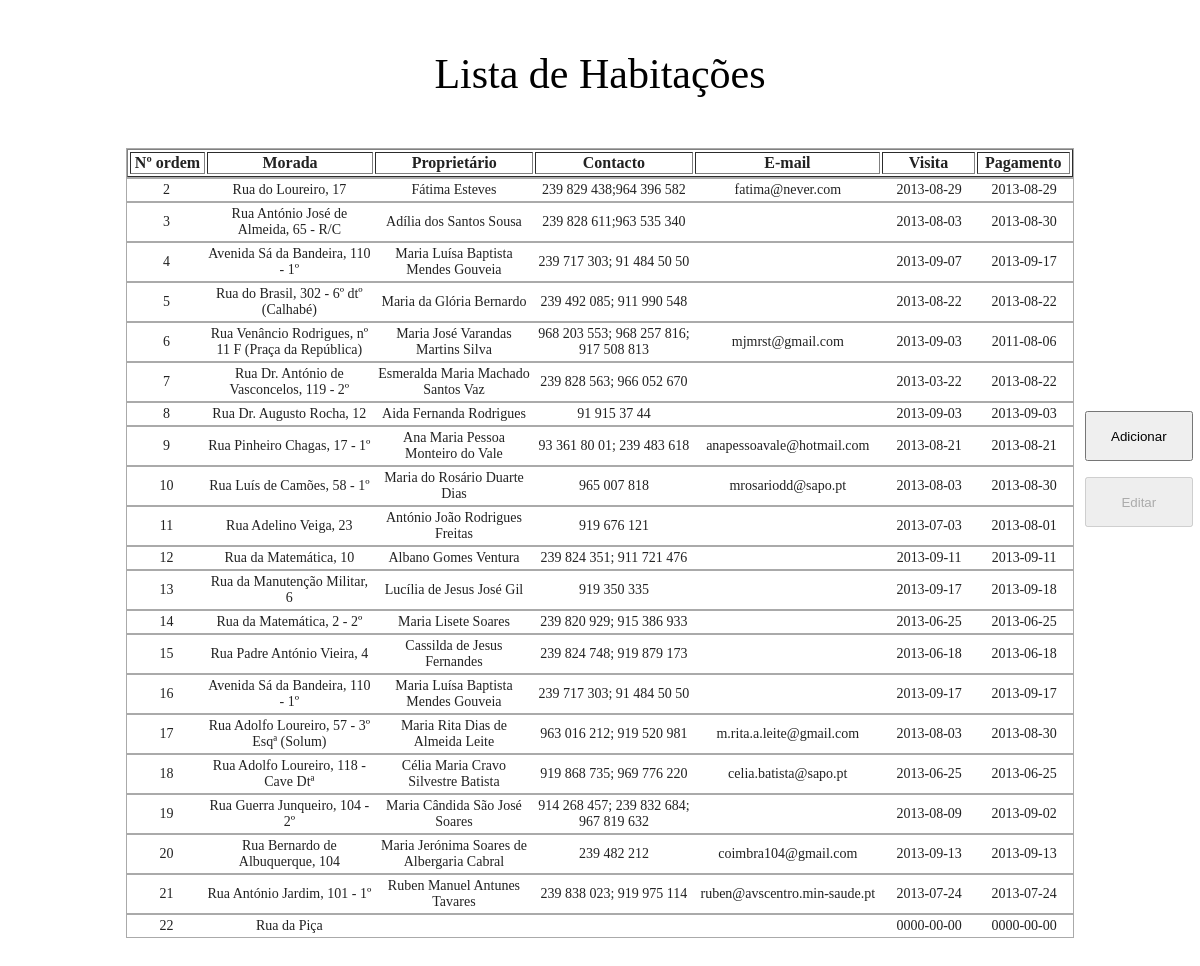
Page /site/admin/lista.php on the committed database.
### tables this page shows
CREATE TABLE IF NOT EXISTS `ordens` (
  `ID` int(13) unsigned NOT NULL AUTO_INCREMENT,
  `Visivel` tinyint(1) NOT NULL,
  `Certificacao` tinyint(1) NOT NULL,
  `Senhorio` tinyint(1) NOT NULL,
  `Lavagem_roupa` tinyint(1) NOT NULL,
  `Mobilado` tinyint(1) NOT NULL,
  `Animais` tinyint(1) NOT NULL,
  `Visitas` tinyint(1) NOT NULL,
  `Agua` tinyint(1) NOT NULL,
  `Luz` tinyint(1) NOT NULL,
  `Gas` tinyint(1) NOT NULL,
  `Internet` tinyint(1) NOT NULL,
  `Outras_despesas` varchar(64) NOT NULL,
  `Morada` varchar(256) NOT NULL,
  `Zona` varchar(4) NOT NULL,
  `Proprietario` varchar(64) NOT NULL,
  `Contacto` varchar(64) NOT NULL,
  `Email` varchar(64) NOT NULL,
  `Inscricao_ano` year(4) NOT NULL,
  `Numero_pessoas` int(7) NOT NULL,
  `Min_meses` int(7) NOT NULL,
  `Sexo` set('Masculino','Feminino','Ambos') NOT NULL,
  `Cozinha` int(2) NOT NULL,
  `Casa_de_banho` int(2) NOT NULL,
  `Dimensoes` int(2) NOT NULL,
  `Estado_casa` int(2) NOT NULL,
  `Avaliador` varchar(64) NOT NULL,
  `Tipo` set('Apartamento','Quarto','Residencia','Republica') NOT NULL,
  `Visita` date NOT NULL,
  `Pagamento` date NOT NULL,
  PRIMARY KEY (`ID`)
);

### site/lib/QuickSQL.php (called while the page is built, shortened)
<?
	class QuickSQL {
		function __construct($db, $user, $password) {
			if (!$this->connection = mysql_connect('localhost', $user, $password))
				return $this->loginFailed = true;
			$tables = $this->Query('SHOW TABLES');
		}
		function Query($query) {
			if (!$result = mysql_query($query, $this->connection))
				$this->Error(mysql_error() . '<br>Query: ' . $query);
			return $result;
		}
	}
	class QuickSQLTable {
		function __construct($db, $name) {
			$this->name = $name;
			$this->db = $db;
		}
		function Find($fields, $cond) {
			$result = $this->Select($fields, $cond);
			$array = array();
			while ($entry = mysql_fetch_assoc($result))
				$array[] = $entry;
			return $array;
		}
		function Select($fields, $cond) {
			return $this->Query("SELECT $fields FROM $this->name $cond");
		}
		function Query($query) {
			return $this->db->Query($query);
		}
	}
?>

### site/database.php (called while the page is built, shortened)
<?
	require 'lib/QuickSQL.php';
    new QuickSQL('alocoimbra', 'root', 'root');
?>

### site/admin/lista.php (the view, shortened to what this page needs)
<? require '../database.php'; ?>
<!DOCTYPE html PUBLIC "-//W3C//DTD XHTML 1.0 Transitional//EN" "http://www.w3.org/TR/xhtml1/DTD/xhtml1-transitional.dtd">
<html xmlns="http://www.w3.org/1999/xhtml">
    <head>
        <link rel="stylesheet" href="http://code.jquery.com/ui/1.10.3/themes/smoothness/jquery-ui.css">
        <link href="/css/admin.css" rel="stylesheet" type="text/css" />
    </head>
    <body>
        <div class="menu-lateral">
            <p>
                <input type='button' id='add' value='Adicionar' onclick="window.location='adicionar';">
            </p>
            <p>
                <input type='submit' id='edit' value='Editar' onclick="window.location='editar/' + selection;" disabled>
            </p>
        </div>
        <div class="lista">
            <center>
                <p>Lista de Habitações</p>
            </center>
            <div class="ui-widget-content">
                <table border="1">
                    <tr>
                        <td class="pri"><b>Nº ordem</b></td>
                        <td class="sec"><b>Morada</b></td>
                        <td class="ter"><b>Proprietário</b></td>
                        <td class="qua"><b>Contacto</b></td>
                        <td class="qui"><b>E-mail</b></td>
                        <td class="sex"><b>Visita</b></td>
                        <td class="set"><b>Pagamento</b></td>
                    </tr>
                </table>
            </div>
            <ol id="selectable">
                <? foreach ($ordens->Find('*', '') as $ordem) { ?>
                    <li class="ui-widget-content">
                        <table>
                            <tr>
                                <td class="pri"><?= $ordem['ID'] + 1 ?></td>
                                <td class="sec"><?= $ordem['Morada'] ?></td>
                                <td class="ter"><?= $ordem['Proprietario'] ?></td>
                                <td class="qua"><?= $ordem['Contacto'] ?></td>
                                <td class="qui"><?= $ordem['Email'] ?></td>
                                <td class="sex"><?= $ordem['Visita'] ?></td>
                                <td class="set"><?= $ordem['Pagamento'] ?></td>
                            </tr>
                        </table>
                    </li>
                <? } ?>
            </ol>
        </div>
    </body>
</html>

### site/css/admin.css (style rules this page uses)
.lista { width: 80%; margin: 50px auto 50px auto; text-align:center; }
.lista p { font-size: 42px; margin-bottom: 50px; }
#selectable { list-style-type: none; margin: 0; padding: 0; width: 100%; }
#selectable li { font-size: 14px; }
.ui-widget-content table { width: 100%; }
.ui-widget-content table tr .pri { width: 8%; }
.ui-widget-content table tr .sec { width: 18%; }
.ui-widget-content table tr .ter { width: 17%; }
.ui-widget-content table tr .qua { width: 17%; }
.ui-widget-content table tr .qui { width: 20%; }
.ui-widget-content table tr .sex { width: 10%; }
.ui-widget-content table tr .set { width: 10%; }
.menu-lateral { position:fixed; top:40%; right: 0; width: 10%; }
.menu-lateral p input { margin-left:4%; width: 90%; height: 50px; }

### rows in the picture
ordens: $ordem['ID'] + 1 "2", Morada "Rua do Loureiro, 17", Proprietario "Fátima Esteves", Contacto "239 829 438;964 396 582", Email "fatima@never.com", Visita "2013-08-29", Pagamento "2013-08-29"
ordens: $ordem['ID'] + 1 "3", Morada "Rua António José de Almeida, 65 - R/C", Proprietario "Adília dos Santos Sousa", Contacto "239 828 611;963 535 340", Visita "2013-08-03", Pagamento "2013-08-30"
ordens: $ordem['ID'] + 1 "4", Morada "Avenida Sá da Bandeira, 110 - 1º", Proprietario "Maria Luísa Baptista Mendes Gouveia", Contacto "239 717 303; 91 484 50 50", Visita "2013-09-07", Pagamento "2013-09-17"
ordens: $ordem['ID'] + 1 "5", Morada "Rua do Brasil, 302 - 6º dtº (Calhabé)", Proprietario "Maria da Glória Bernardo", Contacto "239 492 085; 911 990 548", Visita "2013-08-22", Pagamento "2013-08-22"
ordens: $ordem['ID'] + 1 "6", Morada "Rua Venâncio Rodrigues, nº 11 F (Praça da República)", Proprietario "Maria José Varandas Martins Silva", Contacto "968 203 553; 968 257 816; 917 508 813", Email "mjmrst@gmail.com", Visita "2013-09-03", Pagamento "2011-08-06"
ordens: $ordem['ID'] + 1 "7", Morada "Rua Dr. António de Vasconcelos, 119 - 2º", Proprietario "Esmeralda Maria Machado Santos Vaz", Contacto "239 828 563; 966 052 670", Visita "2013-03-22", Pagamento "2013-08-22"
ordens: $ordem['ID'] + 1 "8", Morada "Rua Dr. Augusto Rocha, 12", Proprietario "Aida Fernanda Rodrigues", Contacto "91 915 37 44", Visita "2013-09-03", Pagamento "2013-09-03"
ordens: $ordem['ID'] + 1 "9", Morada "Rua Pinheiro Chagas, 17 - 1º", Proprietario "Ana Maria Pessoa Monteiro do Vale", Contacto "93 361 80 01; 239 483 618", Email "anapessoavale@hotmail.com", Visita "2013-08-21", Pagamento "2013-08-21"
ordens: $ordem['ID'] + 1 "10", Morada "Rua Luís de Camões, 58 - 1º", Proprietario "Maria do Rosário Duarte Dias", Contacto "965 007 818", Email "mrosariodd@sapo.pt", Visita "2013-08-03", Pagamento "2013-08-30"
ordens: $ordem['ID'] + 1 "11", Morada "Rua Adelino Veiga, 23", Proprietario "António João Rodrigues Freitas", Contacto "919 676 121", Visita "2013-07-03", Pagamento "2013-08-01"
ordens: $ordem['ID'] + 1 "12", Morada "Rua da Matemática, 10", Proprietario "Albano Gomes Ventura", Contacto "239 824 351; 911 721 476", Visita "2013-09-11", Pagamento "2013-09-11"
ordens: $ordem['ID'] + 1 "13", Morada "Rua da Manutenção Militar, 6", Proprietario "Lucília de Jesus José Gil", Contacto "919 350 335", Visita "2013-09-17", Pagamento "2013-09-18"
ordens: $ordem['ID'] + 1 "14", Morada "Rua da Matemática, 2 - 2º", Proprietario "Maria Lisete Soares", Contacto "239 820 929; 915 386 933", Visita "2013-06-25", Pagamento "2013-06-25"
ordens: $ordem['ID'] + 1 "15", Morada "Rua Padre António Vieira, 4", Proprietario "Cassilda de Jesus Fernandes", Contacto "239 824 748; 919 879 173", Visita "2013-06-18", Pagamento "2013-06-18"
ordens: $ordem['ID'] + 1 "16", Morada "Avenida Sá da Bandeira, 110 - 1º", Proprietario "Maria Luísa Baptista Mendes Gouveia", Contacto "239 717 303; 91 484 50 50", Visita "2013-09-17", Pagamento "2013-09-17"
ordens: $ordem['ID'] + 1 "17", Morada "Rua Adolfo Loureiro, 57 - 3º Esqª (Solum)", Proprietario "Maria Rita Dias de Almeida Leite", Contacto "963 016 212; 919 520 981", Email "m.rita.a.leite@gmail.com", Visita "2013-08-03", Pagamento "2013-08-30"
ordens: $ordem['ID'] + 1 "18", Morada "Rua Adolfo Loureiro, 118 - Cave Dtª", Proprietario "Célia Maria Cravo Silvestre Batista", Contacto "919 868 735; 969 776 220", Email "celia.batista@sapo.pt", Visita "2013-06-25", Pagamento "2013-06-25"
ordens: $ordem['ID'] + 1 "19", Morada "Rua Guerra Junqueiro, 104 - 2º", Proprietario "Maria Cândida São José Soares", Contacto "914 268 457; 239 832 684; 967 819 632", Visita "2013-08-09", Pagamento "2013-09-02"
ordens: $ordem['ID'] + 1 "20", Morada "Rua Bernardo de Albuquerque, 104", Proprietario "Maria Jerónima Soares de Albergaria Cabral", Contacto "239 482 212", Email "coimbra104@gmail.com", Visita "2013-09-13", Pagamento "2013-09-13"
ordens: $ordem['ID'] + 1 "21", Morada "Rua António Jardim, 101 - 1º", Proprietario "Ruben Manuel Antunes Tavares", Contacto "239 838 023; 919 975 114", Email "ruben@avscentro.min-saude.pt", Visita "2013-07-24", Pagamento "2013-07-24"
ordens: $ordem['ID'] + 1 "22", Morada "Rua da Piça", Visita "0000-00-00", Pagamento "0000-00-00"
